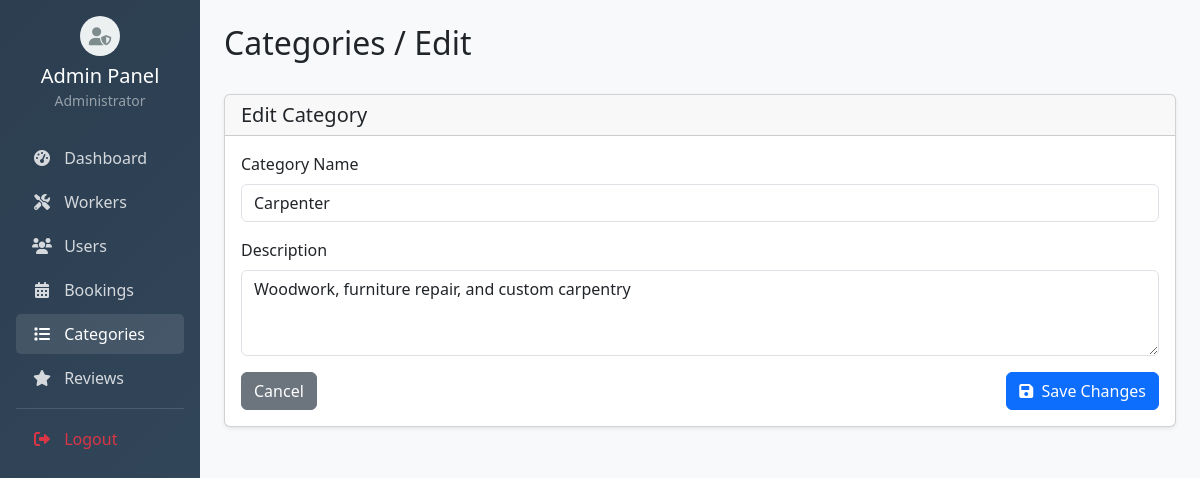
Page /admin/index.php?page=categories&subpage=edit&id=3 on the committed database.
### tables this page shows
CREATE TABLE categories (
    id INT PRIMARY KEY AUTO_INCREMENT,
    name VARCHAR(100) NOT NULL UNIQUE,
    description TEXT,
    created_at TIMESTAMP DEFAULT CURRENT_TIMESTAMP,
    updated_at TIMESTAMP DEFAULT CURRENT_TIMESTAMP ON UPDATE CURRENT_TIMESTAMP
);

### admin/index.php (the view, shortened to what the rows shown need)
<?php
require_once '../db_config.php';
class AdminService
{
    private $pdo;
    public function __construct($pdo)
    {
        $this->pdo = $pdo;
    }
    public function getCategories($page = 1, $per_page = 10, $search = '')
    {
        $offset = ($page - 1) * $per_page;
        $sql = "SELECT * FROM categories
            WHERE name LIKE ? OR description LIKE ?
            ORDER BY name
            LIMIT " . (int) $per_page . " OFFSET " . (int) $offset;
        $search_term = "%$search%";
        $stmt = $this->pdo->prepare($sql);
        $stmt->execute([$search_term, $search_term]);
        return $stmt->fetchAll(PDO::FETCH_ASSOC);
    }
    public function getCategory($id)
    {
        $stmt = $this->pdo->prepare("SELECT * FROM categories WHERE id = ?");
        $stmt->execute([$id]);
        return $stmt->fetch(PDO::FETCH_ASSOC);
    }
}
$adminService = new AdminService($pdo);
$page = $_GET['page'] ?? 'dashboard';
$subpage = $_GET['subpage'] ?? 'list';
$id = $_GET['id'] ?? null;
$search = $_GET['search'] ?? '';
$current_page = $_GET['p'] ?? 1;
$per_page = 10;
$data = [];
$item = null;
if ($page === 'workers') {
    if ($subpage === 'edit' && $id) {
        $item = $adminService->getWorker($id);
    } else {
        $data = $adminService->getWorkers($current_page, $per_page, $search);
        $total_count = $adminService->getWorkerCount($search);
    }
} elseif ($page === 'categories') {
    if ($subpage === 'edit' && $id) {
        $item = $adminService->getCategory($id);
    } else {
        $data = $adminService->getCategories($current_page, $per_page, $search);
        $total_count = $adminService->getCategoryCount($search);
    }
} elseif ($page === 'dashboard') {
    $data = $adminService->getDashboardStats();
}
?>
<!DOCTYPE html>
<html lang="en">
<head>
    <link href="https://cdn.jsdelivr.net/npm/bootstrap@5.3.0/dist/css/bootstrap.min.css" rel="stylesheet">
    <link href="https://cdnjs.cloudflare.com/ajax/libs/font-awesome/6.0.0/css/all.min.css" rel="stylesheet">
</head>
<body class="bg-light">
    <div class="container-fluid">
        <div class="row">
            <div class="col-md-9 col-lg-10 p-4">
                <div class="d-flex justify-content-between align-items-center mb-4">
                    <h2>
                        <?php
                        $page_titles = [
                            'dashboard' => 'Dashboard',
                            'workers' => 'Workers',
                            'users' => 'Users',
                            'bookings' => 'Bookings',
                            'categories' => 'Categories',
                            'reviews' => 'Reviews'
                        ];
                        echo $page_titles[$page] ?? 'Dashboard';
                        if ($subpage === 'edit')
                            echo ' / Edit';
                        elseif ($subpage === 'view')
                            echo ' / View';
                        elseif ($subpage === 'create')
                            echo ' / Create New';
                        ?>
                    </h2>
                </div>
                <?php if ($page === 'dashboard'): ?>
                    <div class="row mb-4">
                        <div class="col-md-3 mb-3">
                            <div class="card stats-card primary h-100">
                                <div class="card-body">
                                    <div class="d-flex justify-content-between">
                                        <div>
                                            <h5 class="card-title">Workers</h5>
                                            <h2 class="mb-0"><?= number_format($data['total_workers']) ?></h2>
                                        </div>
                                        <div class="avatar">
                                            <i class="fas fa-tools"></i>
                                        </div>
                                    </div>
                                    <a href="?page=workers" class="stretched-link"></a>
                                </div>
                            </div>
                        </div>
                        <div class="col-md-3 mb-3">
                            <div class="card stats-card success h-100">
                                <div class="card-body">
                                    <div class="d-flex justify-content-between">
                                        <div>
                                            <h5 class="card-title">Users</h5>
                                            <h2 class="mb-0"><?= number_format($data['total_users']) ?></h2>
                                        </div>
                                        <div class="avatar">
                                            <i class="fas fa-users"></i>
                                        </div>
                                    </div>
                                    <a href="?page=users" class="stretched-link"></a>
                                </div>
                            </div>
                        </div>
                        <div class="col-md-3 mb-3">
                            <div class="card stats-card warning h-100">
                                <div class="card-body">
                                    <div class="d-flex justify-content-between">
                                        <div>
                                            <h5 class="card-title">Bookings</h5>
                                            <h2 class="mb-0"><?= number_format($data['total_bookings']) ?></h2>
                                        </div>
                                        <div class="avatar">
                                            <i class="fas fa-calendar-alt"></i>
                                        </div>
                                    </div>
                                    <a href="?page=bookings" class="stretched-link"></a>
                                </div>
                            </div>
                        </div>
                        <div class="col-md-3 mb-3">
                            <div class="card stats-card danger h-100">
                                <div class="card-body">
                                    <div class="d-flex justify-content-between">
                                        <div>
                                            <h5 class="card-title">Completed</h5>
                                            <h2 class="mb-0"><?= number_format($data['completed_bookings']) ?></h2>
                                        </div>
                                        <div class="avatar">
                                            <i class="fas fa-check-circle"></i>
                                        </div>
                                    </div>
                                    <a href="?page=bookings&status=completed" class="stretched-link"></a>
                                </div>
                            </div>
                        </div>
                    </div>
                    <div class="row">
                        <div class="col-md-6 mb-4">
                            <div class="card h-100">
                                <div class="card-header">
                                    <h5 class="mb-0">Recent Bookings</h5>
                                </div>
                                <div class="card-body">
                                    <?php if (empty($data['recent_bookings'])): ?>
                                        <p class="text-muted">No recent bookings</p>
                                    <?php else: ?>
                                        <div class="table-responsive">
                                            <table class="table table-hover">
                                                <thead>
                                                    <tr>
                                                        <th>ID</th>
                                                        <th>User</th>
                                                        <th>Worker</th>
                                                        <th>Status</th>
                                                        <th>Date</th>
                                                    </tr>
                                                </thead>
                                                <tbody>
                                                    <?php foreach ($data['recent_bookings'] as $booking): ?>
                                                        <tr onclick="window.location='?page=bookings&subpage=view&id=<?= $booking['id'] ?>'"
                                                            style="cursor: pointer;">
                                                            <td>#<?= $booking['id'] ?></td>
                                                            <td><?= htmlspecialchars($booking['user_name']) ?></td>
                                                            <td><?= htmlspecialchars($booking['worker_name']) ?></td>
                                                            <td>
                                                                <span class="badge badge-<?= strtolower($booking['status']) ?>">
                                                                    <?= ucfirst($booking['status']) ?>
                                                                </span>
                                                            </td>
                                                            <td><?= date('M j, Y', strtotime($booking['preferred_date'])) ?></td>
                                                        </tr>
                                                    <?php endforeach; ?>
                                                </tbody>
                                            </table>
                                        </div>
                                    <?php endif; ?>
                                </div>
                                <div class="card-footer text-end">
                                    <a href="?page=bookings" class="btn btn-sm btn-primary">View All</a>
                                </div>
                            </div>
                        </div>
                        <div class="col-md-6 mb-4">
                            <div class="card h-100">
                                <div class="card-header">
                                    <h5 class="mb-0">Recent Reviews</h5>
                                </div>
                                <div class="card-body">
                                    <?php if (empty($data['recent_reviews'])): ?>
                                        <p class="text-muted">No recent reviews</p>
                                    <?php else: ?>
                                        <div class="table-responsive">
                                            <table class="table table-hover">
                                                <thead>
                                                    <tr>
                                                        <th>ID</th>
                                                        <th>User</th>
                                                        <th>Worker</th>
                                                        <th>Rating</th>
                                                        <th>Date</th>
                                                    </tr>
                                                </thead>
                                                <tbody>
                                                    <?php foreach ($data['recent_reviews'] as $review): ?>
                                                        <tr onclick="window.location='?page=reviews&subpage=view&id=<?= $review['id'] ?>'"
                                                            style="cursor: pointer;">
                                                            <td>#<?= $review['id'] ?></td>
                                                            <td><?= htmlspecialchars($review['user_name']) ?></td>
                                                            <td><?= htmlspecialchars($review['worker_name']) ?></td>
                                                            <td>
                                                                <span class="rating-stars">
                                                                    <?php for ($i = 1; $i <= 5; $i++): ?>
                                                                        <i
                                                                            class="fas fa-star<?= $i <= $review['rating'] ? '' : '-o' ?>"></i>
                                                                    <?php endfor; ?>
                                                                </span>
                                                            </td>
                                                            <td><?= date('M j, Y', strtotime($review['created_at'])) ?></td>
                                                        </tr>
                                                    <?php endforeach; ?>
                                                </tbody>
                                            </table>
                                        </div>
                                    <?php endif; ?>
                                </div>
                                <div class="card-footer text-end">
                                    <a href="?page=reviews" class="btn btn-sm btn-primary">View All</a>
                                </div>
                            </div>
                        </div>
                    </div>
                <?php elseif ($page === 'categories' && ($subpage === 'edit' || $subpage === 'create')): ?>
                    <div class="card">
                        <div class="card-header">
                            <h5 class="mb-0"><?= $subpage === 'create' ? 'Add New Category' : 'Edit Category' ?></h5>
                        </div>
                        <div class="card-body">
                            <form method="POST">
                                <div class="mb-3">
                                    <label class="form-label">Category Name</label>
                                    <input type="text" class="form-control" name="name"
                                        value="<?= htmlspecialchars($item['name'] ?? '') ?>" required>
                                </div>
                                <div class="mb-3">
                                    <label class="form-label">Description</label>
                                    <textarea class="form-control" name="description"
                                        rows="3"><?= htmlspecialchars($item['description'] ?? '') ?></textarea>
                                </div>
                                <div class="d-flex justify-content-between">
                                    <a href="?page=categories" class="btn btn-secondary">Cancel</a>
                                    <button type="submit" class="btn btn-primary">
                                        <i class="fas fa-save me-1"></i> Save Changes
                                    </button>
                                </div>
                            </form>
                        </div>
                    </div>
                <?php endif; ?>
            </div>
        </div>
    </div>
</body>
</html>

### rows in the picture
categories: name "Carpenter", description "Woodwork, furniture repair, and custom carpentry"

### other values in the picture
$_SESSION['admin_name'] "Administrator"
$page_titles[$page] "Categories"
